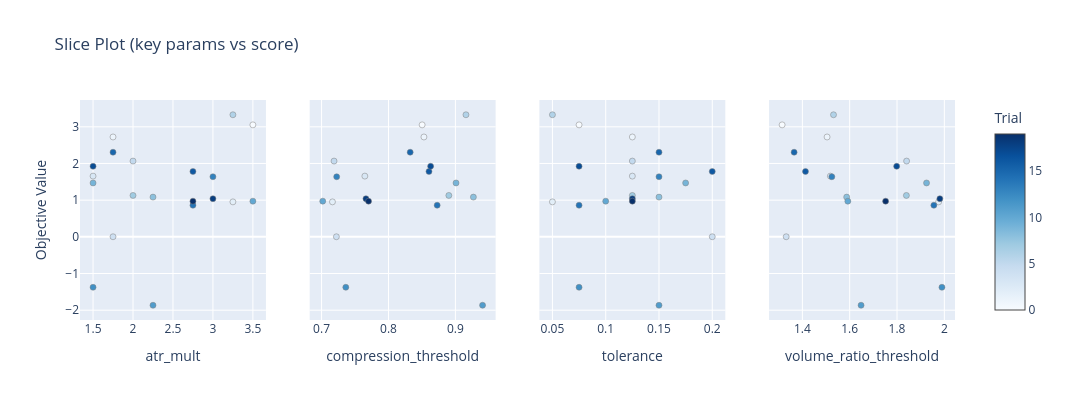

Notebook cell for this chart:
### Code cell
if HAS_PLOTLY:
    fig = plot_slice(
        study,
        params=["atr_mult", "tolerance", "compression_threshold", "volume_ratio_threshold"],
    )
    fig.update_layout(title="Slice Plot (key params vs score)", height=400)
    fig.show()

### Figure 1 — Plotly figure (JSON) as saved in the notebook; plotly's stock layout.template omitted (floating-point values rounded to 4 significant figures)
{"data": [{"marker": {"color": [0, 1, 2, 3, 4, 5, 6, 7, 8, 9, 10, 11, 12, 13, 14, 15, 16, 17, 18, 19], "colorbar": {"title": {"text": "Trial"}, "x": 1, "xpad": 40}, "colorscale": [[0, "rgb(247,251,255)"], [0.125, "rgb(222,235,247)"], [0.25, "rgb(198,219,239)"], [0.375, "rgb(158,202,225)"], [0.5, "rgb(107,174,214)"], [0.625, "rgb(66,146,198)"], [0.75, "rgb(33,113,181)"], [0.875, "rgb(8,81,156)"], [1, "rgb(8,48,107)"]], "line": {"color": "Grey", "width": 0.5}, "showscale": true}, "mode": "markers", "name": "Feasible Trial", "showlegend": false, "type": "scatter", "x": [3.5, 1.75, 3.25, 1.5, 1.75, 2, 3.25, 2, 2.25, 1.5, 3.5, 2.25, 1.5, 3, 2.75, 1.75, 2.75, 1.5, 3, 2.75], "xaxis": "x", "y": [3.053, 2.723, 0.9534, 1.656, 0.002279, 2.066, 3.329, 1.129, 1.083, 1.469, 0.9727, -1.865, -1.375, 1.638, 0.8616, 2.307, 1.783, 1.925, 1.039, 0.9728], "yaxis": "y"}, {"marker": {"color": [0, 1, 2, 3, 4, 5, 6, 7, 8, 9, 10, 11, 12, 13, 14, 15, 16, 17, 18, 19], "colorbar": {"title": {"text": "Trial"}, "x": 1, "xpad": 40}, "colorscale": [[0, "rgb(247,251,255)"], [0.125, "rgb(222,235,247)"], [0.25, "rgb(198,219,239)"], [0.375, "rgb(158,202,225)"], [0.5, "rgb(107,174,214)"], [0.625, "rgb(66,146,198)"], [0.75, "rgb(33,113,181)"], [0.875, "rgb(8,81,156)"], [1, "rgb(8,48,107)"]], "line": {"color": "Grey", "width": 0.5}, "showscale": false}, "mode": "markers", "name": "Feasible Trial", "showlegend": false, "type": "scatter", "x": [0.8503, 0.853, 0.7163, 0.7647, 0.7221, 0.7186, 0.9158, 0.8902, 0.9269, 0.9009, 0.7017, 0.9406, 0.7362, 0.7226, 0.8727, 0.8324, 0.8605, 0.863, 0.7663, 0.7702], "xaxis": "x2", "y": [3.053, 2.723, 0.9534, 1.656, 0.002279, 2.066, 3.329, 1.129, 1.083, 1.469, 0.9727, -1.865, -1.375, 1.638, 0.8616, 2.307, 1.783, 1.925, 1.039, 0.9728], "yaxis": "y2"}, {"marker": {"color": [0, 1, 2, 3, 4, 5, 6, 7, 8, 9, 10, 11, 12, 13, 14, 15, 16, 17, 18, 19], "colorbar": {"title": {"text": "Trial"}, "x": 1, "xpad": 40}, "colorscale": [[0, "rgb(247,251,255)"], [0.125, "rgb(222,235,247)"], [0.25, "rgb(198,219,239)"], [0.375, "rgb(158,202,225)"], [0.5, "rgb(107,174,214)"], [0.625, "rgb(66,146,198)"], [0.75, "rgb(33,113,181)"], [0.875, "rgb(8,81,156)"], [1, "rgb(8,48,107)"]], "line": {"color": "Grey", "width": 0.5}, "showscale": false}, "mode": "markers", "name": "Feasible Trial", "showlegend": false, "type": "scatter", "x": [0.075, 0.125, 0.05, 0.125, 0.2, 0.125, 0.05, 0.125, 0.15, 0.175, 0.1, 0.15, 0.075, 0.15, 0.075, 0.15, 0.2, 0.075, 0.125, 0.125], "xaxis": "x3", "y": [3.053, 2.723, 0.9534, 1.656, 0.002279, 2.066, 3.329, 1.129, 1.083, 1.469, 0.9727, -1.865, -1.375, 1.638, 0.8616, 2.307, 1.783, 1.925, 1.039, 0.9728], "yaxis": "y3"}, {"marker": {"color": [0, 1, 2, 3, 4, 5, 6, 7, 8, 9, 10, 11, 12, 13, 14, 15, 16, 17, 18, 19], "colorbar": {"title": {"text": "Trial"}, "x": 1, "xpad": 40}, "colorscale": [[0, "rgb(247,251,255)"], [0.125, "rgb(222,235,247)"], [0.25, "rgb(198,219,239)"], [0.375, "rgb(158,202,225)"], [0.5, "rgb(107,174,214)"], [0.625, "rgb(66,146,198)"], [0.75, "rgb(33,113,181)"], [0.875, "rgb(8,81,156)"], [1, "rgb(8,48,107)"]], "line": {"color": "Grey", "width": 0.5}, "showscale": false}, "mode": "markers", "name": "Feasible Trial", "showlegend": false, "type": "scatter", "x": [1.314, 1.505, 1.976, 1.518, 1.332, 1.841, 1.532, 1.84, 1.587, 1.925, 1.592, 1.648, 1.99, 1.525, 1.956, 1.365, 1.413, 1.799, 1.981, 1.752], "xaxis": "x4", "y": [3.053, 2.723, 0.9534, 1.656, 0.002279, 2.066, 3.329, 1.129, 1.083, 1.469, 0.9727, -1.865, -1.375, 1.638, 0.8616, 2.307, 1.783, 1.925, 1.039, 0.9728], "yaxis": "y4"}], "layout": {"height": 400, "title": {"text": "Slice Plot (key params vs score)"}, "width": 1200, "xaxis": {"anchor": "y", "domain": [0, 0.2125], "title": {"text": "atr_mult"}}, "xaxis2": {"anchor": "y2", "domain": [0.2625, 0.475], "title": {"text": "compression_threshold"}}, "xaxis3": {"anchor": "y3", "domain": [0.525, 0.7375], "title": {"text": "tolerance"}}, "xaxis4": {"anchor": "y4", "domain": [0.7875, 1], "title": {"text": "volume_ratio_threshold"}}, "yaxis": {"anchor": "x", "domain": [0, 1], "title": {"text": "Objective Value"}}, "yaxis2": {"anchor": "x2", "domain": [0, 1], "matches": "y", "showticklabels": false}, "yaxis3": {"anchor": "x3", "domain": [0, 1], "matches": "y", "showticklabels": false}, "yaxis4": {"anchor": "x4", "domain": [0, 1], "matches": "y", "showticklabels": false}}}
